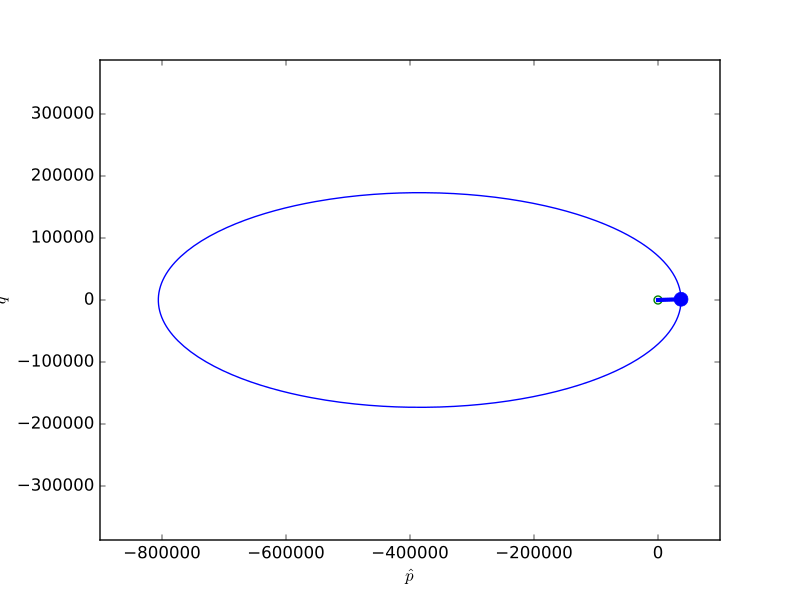

Generate this figure with Python:
"""Problem 4 HW4 2017
"""

from astro import kepler, constants
import numpy as np
import matplotlib.pyplot as plt

re = constants.earth.radius
mu = constants.earth.mu

r = np.array([3 * re, 5 * re, 0])
v = np.array([-3.2, 2.0, 2.5])

p, a, ecc, inc, raan, arg_p, nu, _, _, _ ,_ = kepler.rv2coe(r, v, mu)

kepler.orbit_el(p, ecc, inc, raan, arg_p, nu, mu, True)

state_eci, state_pqw, state_lvlh, state_sat_eci, state_sat_pqw, state_sat_lvlh = kepler.conic_orbit(p, ecc, inc, raan, arg_p, nu, nu)

fig, ax =  plt.subplots()
ax.plot(state_pqw[:, 0], state_pqw[:, 1])
ax.plot(re*np.cos(np.linspace(0, 2*np.pi)), re*np.sin(np.linspace(0, 2*np.pi)))
ax.plot([0, state_sat_pqw[0]], [0, state_sat_pqw[1]], 'b-', linewidth=3)
ax.plot(state_sat_pqw[0], state_sat_pqw[1], 'b.', markersize=20)
ax.set_xlabel(r'$\hat p$')
ax.set_ylabel(r'$\hat q$')
plt.axis('equal')
plt.show()
